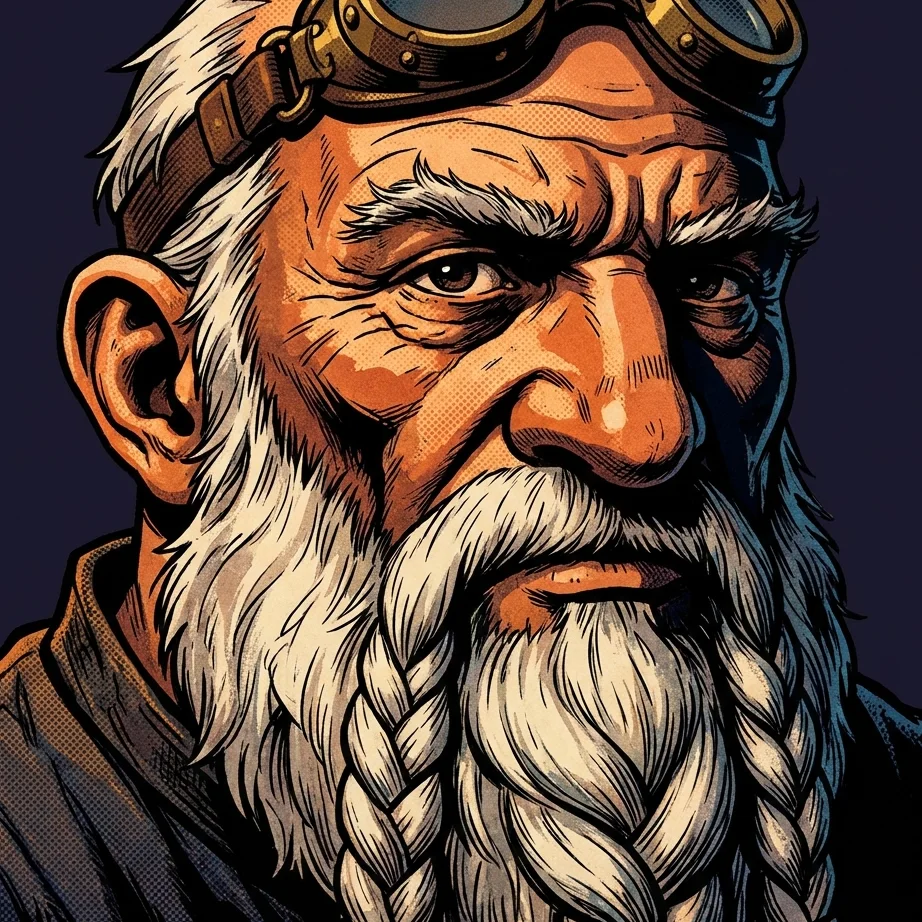
#> input picture art-tests/2026-09-30-barbarian-picks/face-dwarf.webp, 922 x 922 px
$ python -i cleanup.py   (imports and definitions only)
#> lines starting #> are read from the running program, lines starting #| are printed output that depends on the picture
#> further down, picture is the input picture: PIL image 922x922 RGB; mean R, G, B 92.2, 69.9, 58.3
"""Detect and trim a flat border band (e.g. a cream print edge) that image models sometimes add."""
import sys
from PIL import Image, ImageStat

def border(im, max_frac=0.08, std_max=14, drift=28):
#> called with max_frac = 0.08, std_max = 14, drift = 28
    g = im.convert("L"); W, H = g.size; out = {}
#> after `g = im.convert('L')`:
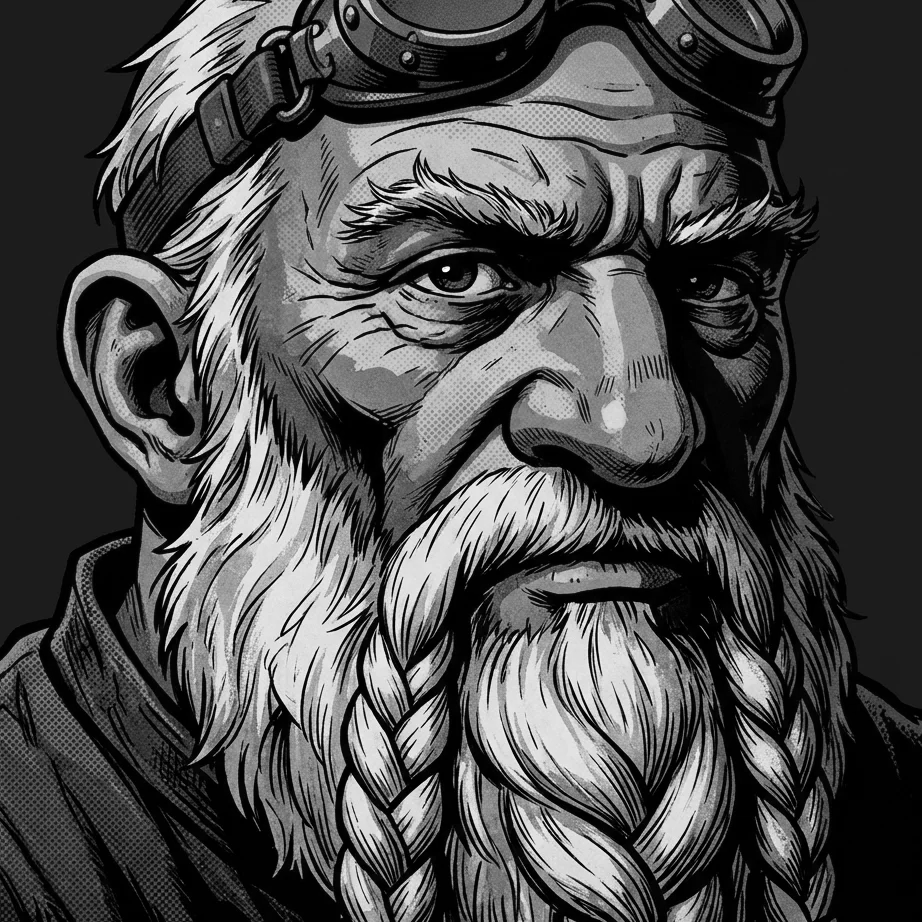
#> g: PIL image 922x922 L; min 0, max 255, mean 75.3
#> after `W, H = g.size`: W = 922; H = 922
    def band(box): s = ImageStat.Stat(g.crop(box)); return s.mean[0], s.stddev[0]
    for side in ("top", "bottom", "left", "right"):
        n = int((H if side in ("top", "bottom") else W) * max_frac); ref = None; k = 0
        for i in range(n):
            box = {"top": (0, i, W, i + 1), "bottom": (0, H - 1 - i, W, H - i),
                   "left": (i, 0, i + 1, H), "right": (W - 1 - i, 0, W - i, H)}[side]
            m, sd = band(box)
            if ref is None: ref = m
            if sd > std_max or abs(m - ref) > drift: break
            k = i + 1
        out[side] = k if k >= 3 else 0
#> after the loop, out = {'top': 0, 'bottom': 0, 'left': 0, 'right': 73}
    return out

def trim(im, b):
    W, H = im.size
    return im.crop((b["left"], b["top"], W - b["right"], H - b["bottom"]))

# [3 lines not run here, left out]

def classify(im, max_frac=0.08):
    """clean: nothing to do. trim: a frame that ends inside the image on 2+ sides. reject: a light 'page' around a small picture.
    A flat band that runs the full search depth is a background (dark flat portrait grounds), not a frame."""
    b = border(im, max_frac)
#> b = {'top': 0, 'bottom': 0, 'left': 0, 'right': 73}
    W, H = im.size
#> W = 922; H = 922
    lim = {"top": int(H * max_frac), "bottom": int(H * max_frac), "left": int(W * max_frac), "right": int(W * max_frac)}
    g = im.convert("L")
    light_full = [s for s in b if b[s] >= lim[s] - 1 and ImageStat.Stat(g.crop(
        {"top": (0, 0, W, 4), "bottom": (0, H - 4, W, H), "left": (0, 0, 4, H), "right": (W - 4, 0, W, H)}[s])).mean[0] > 190]
#> light_full = []
    if light_full: return "reject", b
    frame = {s: v for s, v in b.items() if 0 < v < lim[s] - 1}
#> frame = 0 items
    if len(frame) >= 2: return "trim", frame
    return "clean", {}

def gutters(im, depth=0.12, light=200):
    """Cut past panel gutters: rows/cols near an edge that are far lighter than the image's typical row/col
    (catches straight and slanted white gutters). Returns pixels to trim per side."""
    import statistics
    g = im.convert("L"); W, H = g.size; px = g.load()
    xs, ys = range(0, W, 4), range(0, H, 4)
    row = [sum(1 for x in xs if px[x, y] > light) / len(xs) for y in range(H)]
    col = [sum(1 for y in ys if px[x, y] > light) / len(ys) for x in range(W)]
    tr = max(0.2, 3 * statistics.median(row)); tc = max(0.2, 3 * statistics.median(col))
    out = {}
    out["top"] = max([y + 1 for y in range(int(H * depth)) if row[y] > tr], default=0)
    out["bottom"] = max([H - y for y in range(H - int(H * depth), H) if row[y] > tr], default=0)
    out["left"] = max([x + 1 for x in range(int(W * depth)) if col[x] > tc], default=0)
    out["right"] = max([W - x for x in range(W - int(W * depth), W) if col[x] > tc], default=0)
    return out

def clean_frame(im, kind):
    """Final crop for use. kind: 'portrait' (always zoom in ~10%) or 'scene' (trim any frame, then re-crop to 16:9)."""
    W, H = im.size
    if kind == "portrait":
        c, b = classify(im)
        inset = max([0.05 if c == "clean" else 0.10] + [v / W + 0.03 for v in b.values()])
        d = int(W * inset)
        return im.crop((d, d, W - d, H - d)), "ok"
    c, b = classify(im)
    if c == "reject": return im, "reject"
    if c == "trim":
        im = trim(im, {s: b.get(s, 0) for s in ("top", "bottom", "left", "right")})
    gt = gutters(im)
    if any(gt.values()) or c == "trim":
        im = trim(im, gt)
        w, h = im.size; d = int(min(w, h) * 0.02)
        im = im.crop((d, d, w - d, h - d))
    w, h = im.size; target = 16 / 9
    if w / h > target: nw = int(h * target); im = im.crop(((w - nw) // 2, 0, (w - nw) // 2 + nw, h))
    elif w / h < target: nh = int(w / target); im = im.crop((0, (h - nh) // 2, w, (h - nh) // 2 + nh))
    return im, "ok"

>>> from PIL import Image
>>> picture = Image.open('../2026-09-30-barbarian-picks/face-dwarf.webp')
>>> result = classify(picture)

$ run again, on art-tests/2026-09-30-barbarian-picks/face-innkeeper.webp
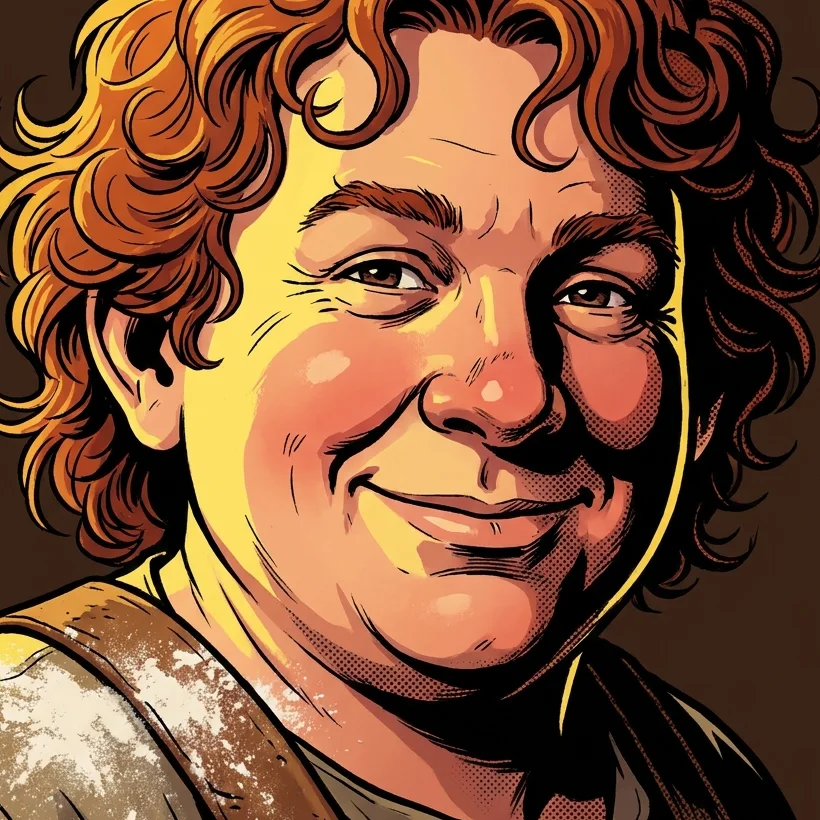
#> input picture art-tests/2026-09-30-barbarian-picks/face-innkeeper.webp, 820 x 820 px
#> picture is the input picture: PIL image 820x820 RGB; mean R, G, B 126.5, 82.7, 54.2
#> in border, `g = im.convert('L')`:
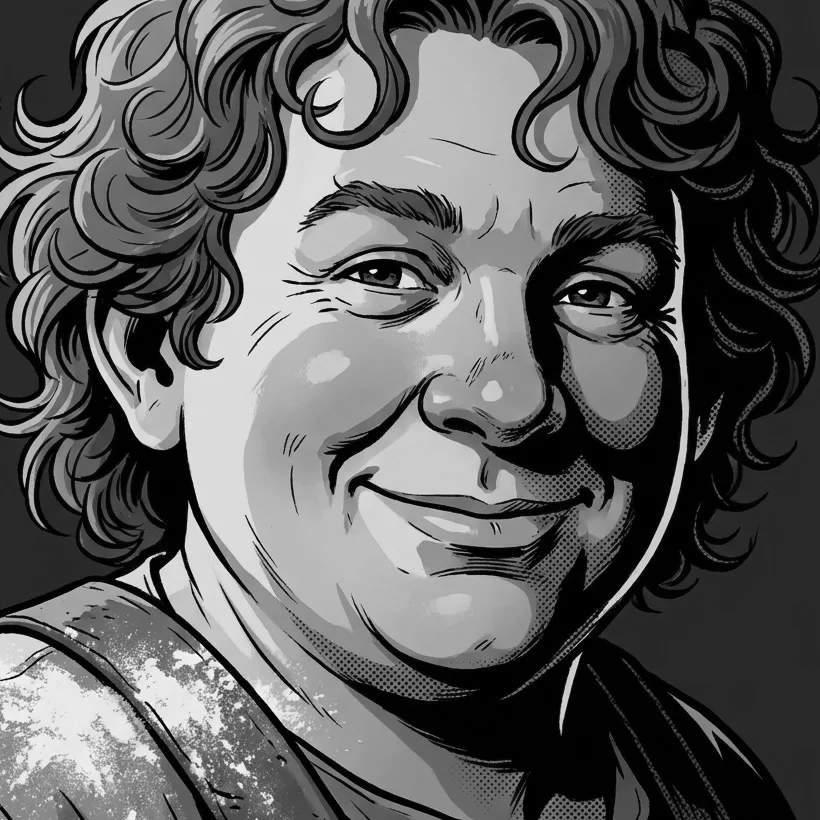
#> g: PIL image 820x820 L; min 0, max 252, mean 92.5
#> after the loop in border, `for side in ("top", "bottom", "left", "right"):`: out = {'top': 0, 'bottom': 0, 'left': 0, 'right': 5}
#> light_full = []
#> frame = {'right': 5}

$ run again, on art-tests/2026-09-30-barbarian-picks/face-jailer.webp
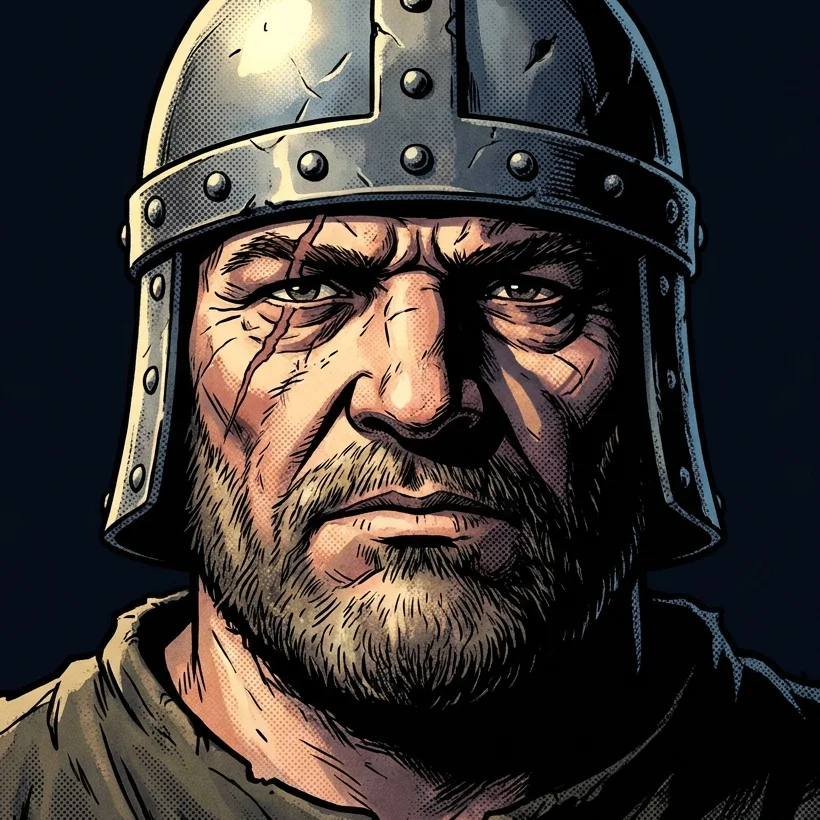
#> input picture art-tests/2026-09-30-barbarian-picks/face-jailer.webp, 820 x 820 px
#> picture is the input picture: PIL image 820x820 RGB; mean R, G, B 60.4, 54.9, 51.5
#> in border, `g = im.convert('L')`:
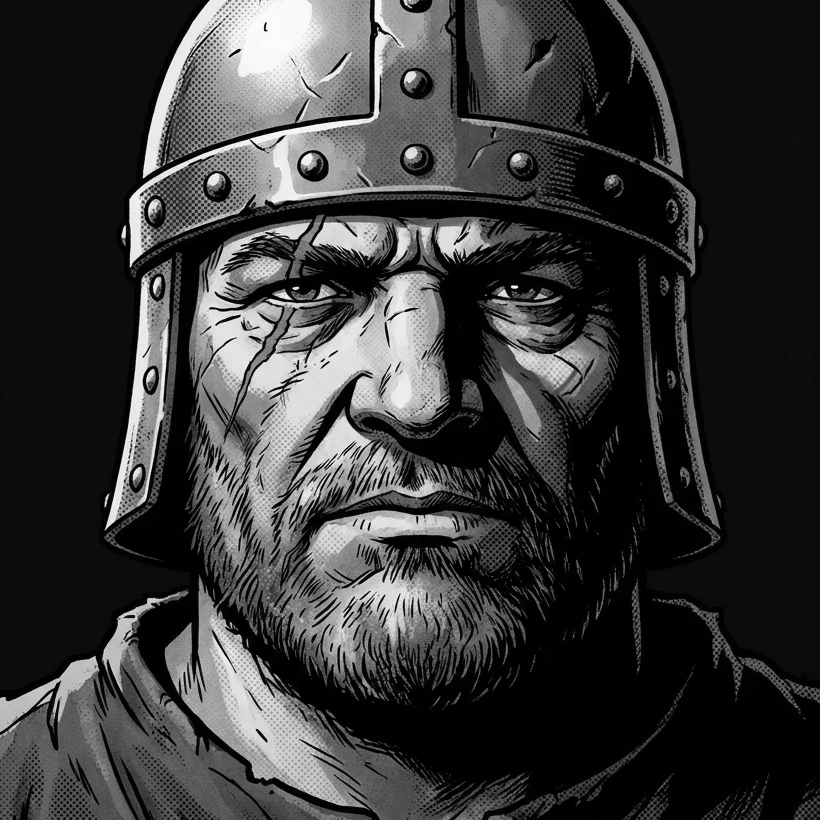
#> g: PIL image 820x820 L; min 0, max 253, mean 56.2
#> after the loop in border, `for side in ("top", "bottom", "left", "right"):`: out = {'top': 0, 'bottom': 0, 'left': 0, 'right': 65}
#> light_full = []
#> frame = 0 items

$ run again, on art-tests/2026-09-30-barbarian-picks/face-sorcerer.webp
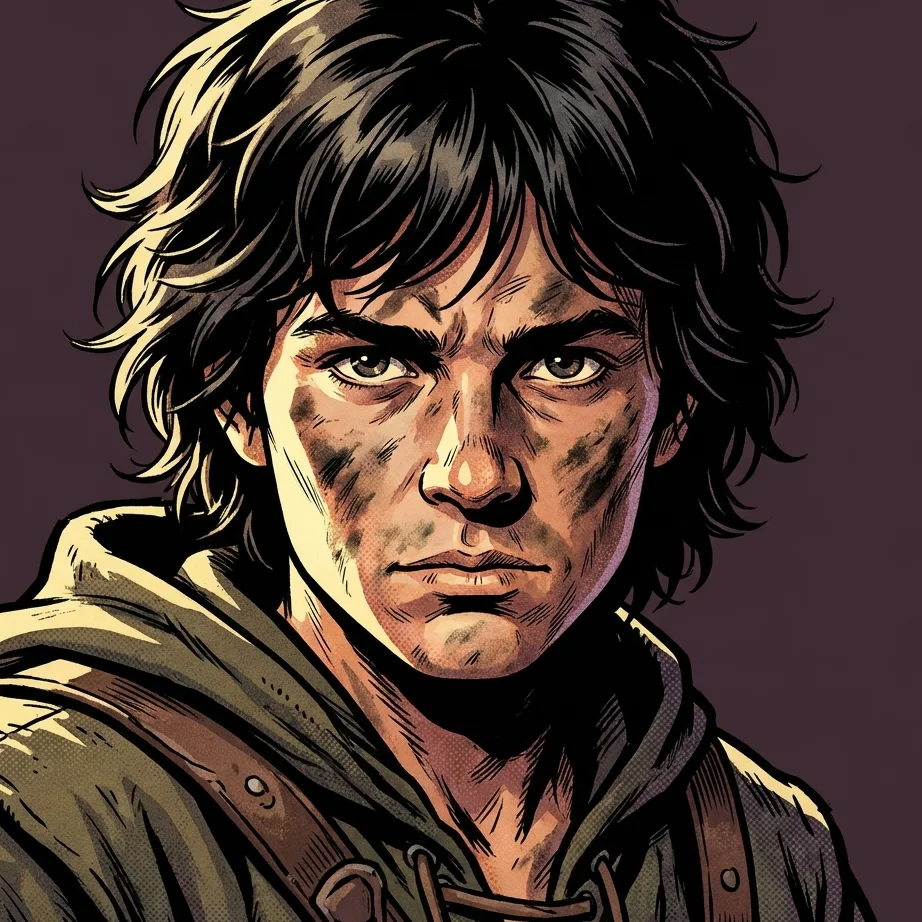
#> input picture art-tests/2026-09-30-barbarian-picks/face-sorcerer.webp, 922 x 922 px
#> picture is the input picture: PIL image 922x922 RGB; mean R, G, B 72.3, 55, 47.7
#> in border, `g = im.convert('L')`:
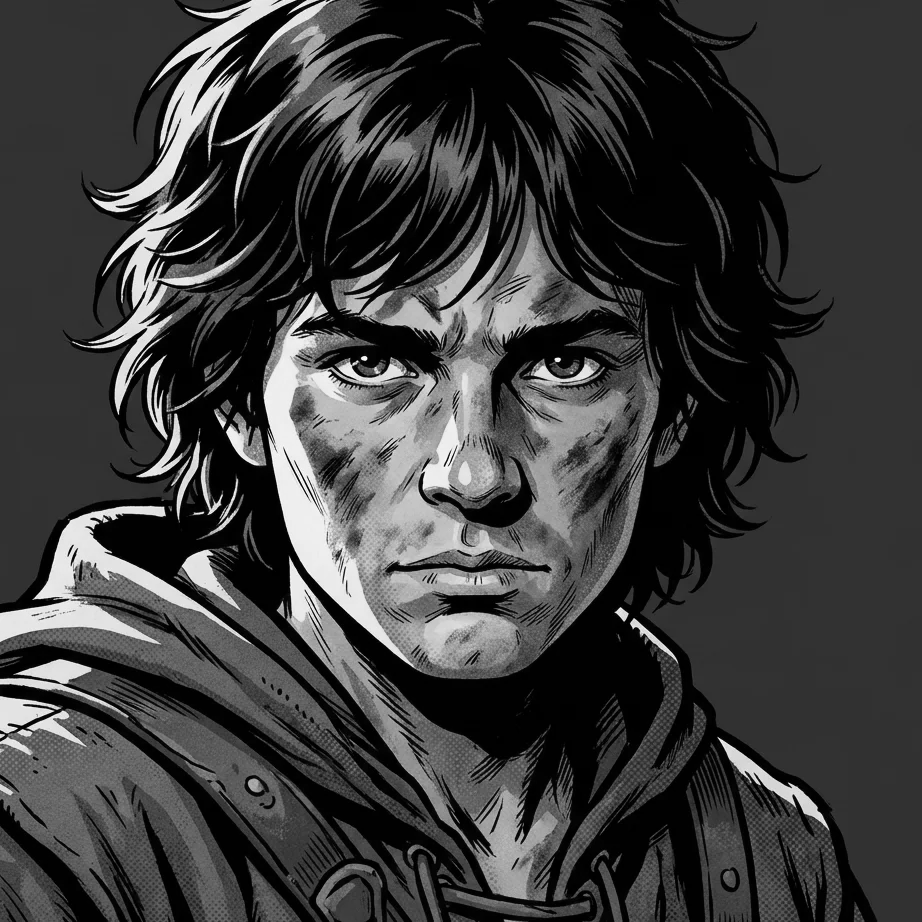
#> g: PIL image 922x922 L; min 0, max 253, mean 59.3
#> after the loop in border, `for side in ("top", "bottom", "left", "right"):`: out = {'top': 0, 'bottom': 0, 'left': 0, 'right': 73}
#> light_full = []
#> frame = 0 items
